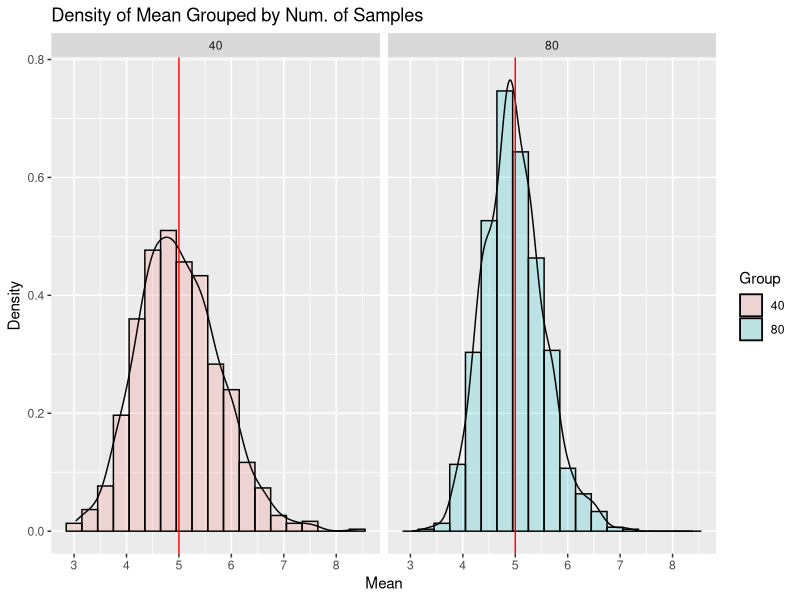
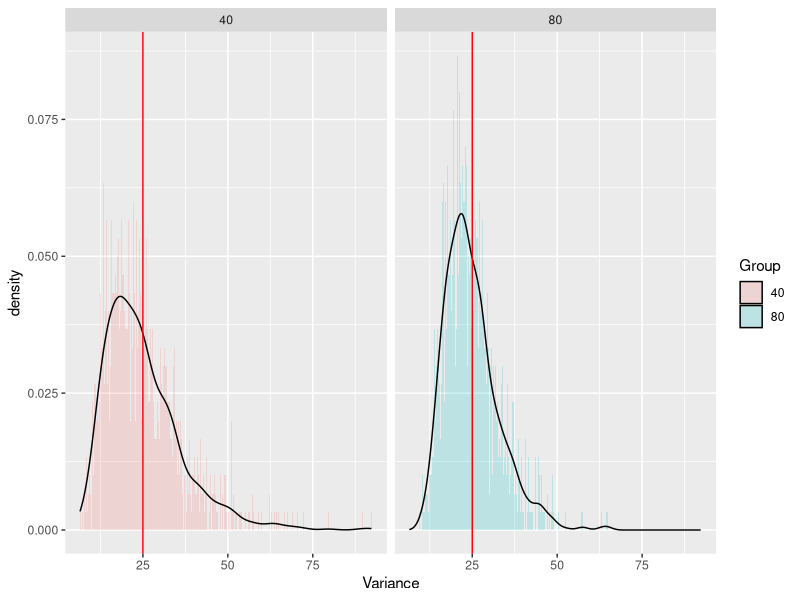
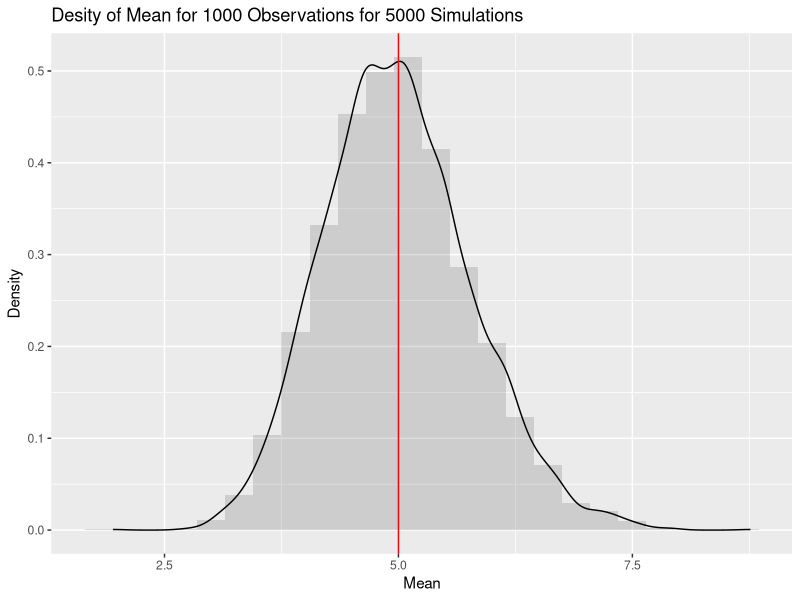
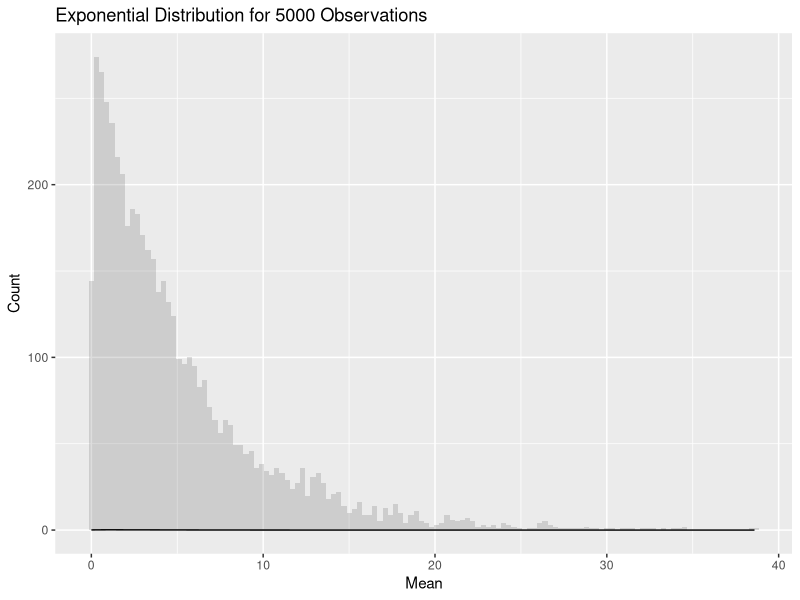

These figures' R source, in order:
## ---- chunk 1
run <- function(lambda, numberOfSimulations, numberOfObservations) {
  statisticsByGroup <- data.frame(Group = c(), Mean = c(), Variance = c());
  for (x in numberOfObservations) {
    meanAccumulator <- c();
    varianceAccumulator <- c();
    for (n in 1 : numberOfSimulations) {
      expSampleDistribution <- rexp(x, lambda);
      meanAccumulator <- c(meanAccumulator, mean(expSampleDistribution));
      varianceAccumulator <- c(varianceAccumulator, var(expSampleDistribution));
    }
    group <- rep(x, numberOfSimulations);
    groupMeanVariance <- cbind(Group = group, Mean = meanAccumulator,
                             Variance = varianceAccumulator);
    statisticsByGroup <- rbind(statisticsByGroup, groupMeanVariance);
  }
  statisticsByGroup$Group <- as.factor(statisticsByGroup$Group);
  statisticsByGroup;
}

set.seed(10000);
lambda <- 0.2; numberOfSimulations <- 1000; numberOfObservations <- c(40, 80);

statisticsByGroup <- run(lambda, numberOfSimulations, numberOfObservations);
## ---- chunk 2
mu <- 1 / lambda;
sd <- 1 / lambda;
var <- sd ^ 2;
c(mu, sd, var);
## ---- chunk 3
library(ggplot2);
## ---- chunk 4
PLOT <- ggplot(data = statisticsByGroup, aes(x = Mean, fill = Group));
PLOT <- PLOT + geom_histogram(aes(y = ..density..), alpha = 0.20, binwidth= 0.3, colour = "black");
PLOT <- PLOT + geom_density(size = 0.5, alpha = 0);
PLOT <- PLOT + facet_grid(. ~ Group);
PLOT <- PLOT + geom_vline(xintercept = mu, color = "red", size = 0.5);
PLOT <- PLOT + labs(x = "Mean", y = "Density",
                    title = "Density of Mean Grouped by Num. of Samples");
print(PLOT);
## ---- chunk 5
c(mean(statisticsByGroup[statisticsByGroup$Group == 40, "Mean"]),
  mean(statisticsByGroup[statisticsByGroup$Group == 80, "Mean"]));
## ---- chunk 6
PLOT2 <- ggplot(data = statisticsByGroup, aes(x = Variance, fill = Group));
PLOT2 <- PLOT2 + geom_histogram(aes(y = ..density..), alpha = 0.20, binwidth= 0.3);
PLOT2 <- PLOT2 + geom_density(size = 0.5, alpha = 0);
PLOT2 <- PLOT2 + facet_grid(. ~ Group);
PLOT2 <- PLOT2 + geom_vline(xintercept = var, color = "red", size = 0.5);
print(PLOT2);
## ---- chunk 7
c(mean(statisticsByGroup[statisticsByGroup$Group == 40, "Variance"]),
  mean(statisticsByGroup[statisticsByGroup$Group == 80, "Variance"]));
## ---- chunk 8
statisticsByGroupLarge <- run(lambda, 5000, 40);

PLOT3 <- ggplot(data = statisticsByGroupLarge, aes(x = Mean));
PLOT3 <- PLOT3 + geom_histogram(aes(y = ..density..), alpha = 0.20, binwidth= 0.3);
PLOT3 <- PLOT3 + geom_density(size = 0.5, alpha = 0);
PLOT3 <- PLOT3 + geom_vline(xintercept = mu, color = "red", size = 0.5);
PLOT3 <- PLOT3 + labs(x = "Mean", y = "Density",
  title = "Desity of Mean for 1000 Observations for 5000 Simulations");
print(PLOT3);
## ---- chunk 9
stats <- data.frame(Value = rexp(5000, lambda));

PLOT4 <- ggplot(stats, aes(x = Value));
PLOT4 <- PLOT4 + geom_histogram(alpha = 0.20, binwidth= 0.3);
PLOT4 <- PLOT4 + geom_density(size = 0.5, alpha = 0);
PLOT4 <- PLOT4 + labs(x = "Mean", y = "Count",
  title = "Exponential Distribution for 5000 Observations");
print(PLOT4);
